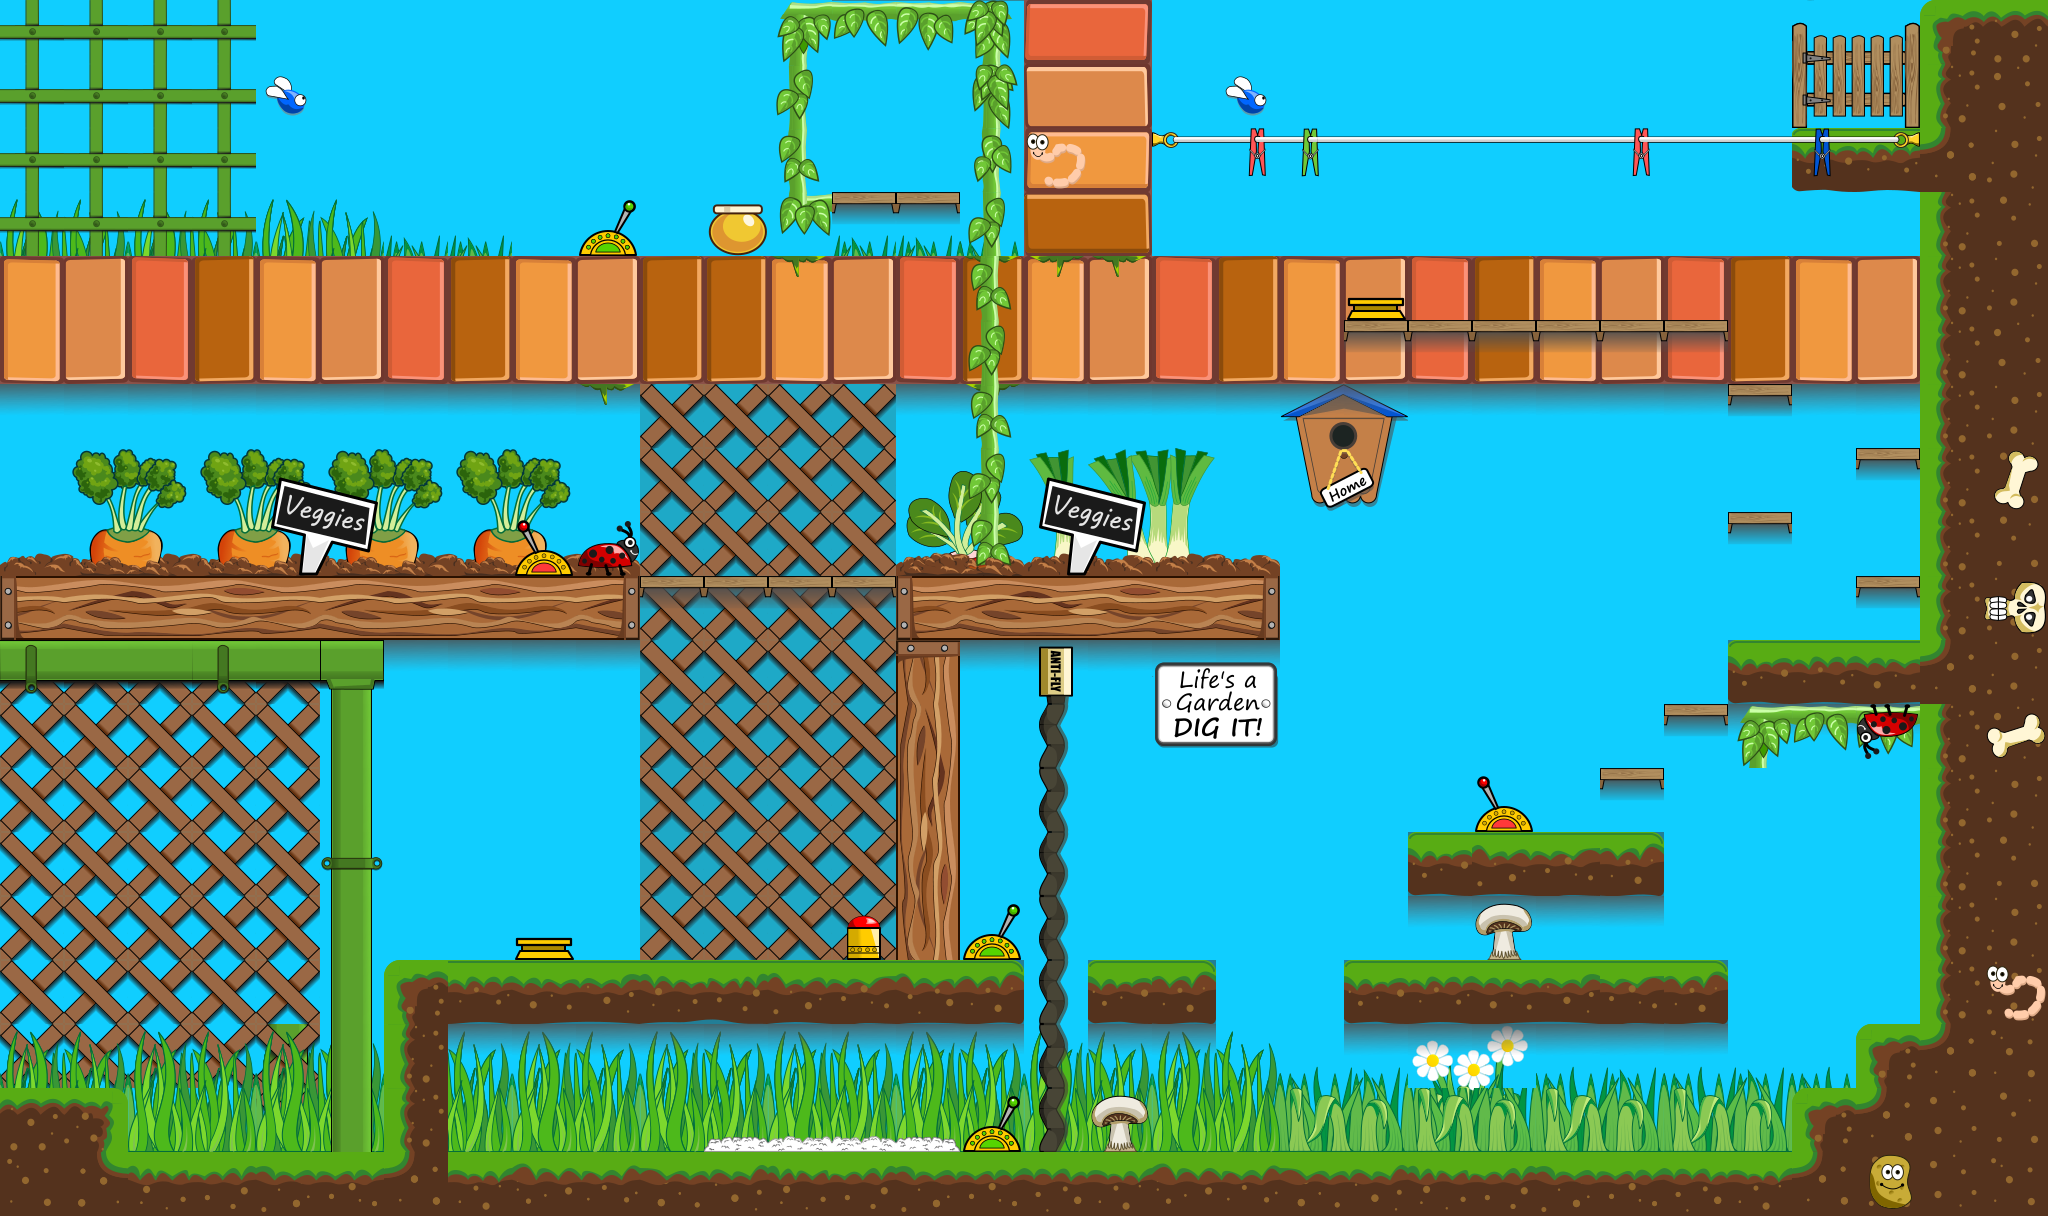

A 2D game scene composited from a Tiled map and its tileset images. What follows is a short description and the map's XML, with each tile layer's data collapsed to a summary:
An orthogonal 32x19 tile map with 64x64 px tiles, 6 tile layers (BackgroundTwo, Background, World, InteractionTiles, ...), 4 tilesets and 33 objects (4x Box, 3x TileSprite, 2x StartPosition, 2x PullSwitch, Image, ...).

<map version="1.2" tiledversion="1.2.3" orientation="orthogonal" renderorder="right-down" width="32" height="19" tilewidth="64" tileheight="64" infinite="0" backgroundcolor="#10ceff" nextlayerid="17" nextobjectid="124">
 <properties>
  <property name="Backgrounds" value="BrickTile.svg|gnome.svg|WallTile.svg|Clouds.svg|Tools.svg|Sun.svg" />
  <property name="debug" type="bool" value="false" />
 </properties>
 <tileset firstgid="1" name="components" tilewidth="64" tileheight="64" spacing="2" margin="1" tilecount="48" columns="6">
  <image source="components.png" width="396" height="528" />
 </tileset>
 <tileset firstgid="49" name="GS" tilewidth="64" tileheight="64" spacing="2" margin="1" tilecount="42" columns="6">
  <image source="gs.png" width="396" height="462" />
  <terraintypes>
   <terrain name="Ground" tile="18" />
   <terrain name="Vines" tile="18" />
  </terraintypes>
  <tile id="0" terrain=",,,0" />
  <tile id="1" terrain=",,0,0" />
  <tile id="2" terrain=",,0," />
  <tile id="3" terrain="0,0,0," />
  <tile id="4" terrain="0,0,,0" />
  <tile id="6" terrain=",0,,0" />
  <tile id="7" terrain="0,0,0,0" />
  <tile id="8" terrain="0,,0," />
  <tile id="9" terrain="0,,0,0" />
  <tile id="10" terrain=",0,0,0" />
  <tile id="12" terrain=",0,," />
  <tile id="13" terrain="0,0,," />
  <tile id="14" terrain="0,,," />
  <tile id="15" terrain="0,0,0,0" />
  <tile id="16" terrain="0,0,0,0" />
  <tile id="17" terrain="0,0,0,0" />
  <tile id="18" terrain=",,,1" />
  <tile id="19" terrain=",,1,1" />
  <tile id="20" terrain=",,1,1" />
  <tile id="21" terrain=",,1,1" />
  <tile id="22" terrain=",,1,1" />
  <tile id="23" terrain=",,1," />
  <tile id="24" terrain=",1,,1" />
  <tile id="25" terrain="1,1,1,1" />
  <tile id="26" terrain="1,1,1,1" />
  <tile id="29" terrain="1,,1," />
  <tile id="30" terrain=",1,,1" />
  <tile id="35" terrain="1,,1," />
  <tile id="36" terrain=",1,," />
  <tile id="37" terrain="1,1,," />
  <tile id="38" terrain="1,1,," />
  <tile id="39" terrain="1,1,," />
  <tile id="40" terrain="1,1,," />
  <tile id="41" terrain="1,,," />
 </tileset>
 <tileset firstgid="91" name="veggies" tilewidth="64" tileheight="64" spacing="2" margin="1" tilecount="256" columns="16">
  <image source="veggies.png" width="1056" height="1056" />
 </tileset>
 <tileset firstgid="347" name="GardenTilemap" tilewidth="64" tileheight="64" spacing="2" margin="1" tilecount="256" columns="16">
  <image source="GardenTilemap.png" width="1056" height="1056" />
 </tileset>
 <objectgroup id="1" name="Sky">
  <properties>
   <property name="depth" type="int" value="1" />
  </properties>
  <object id="45" name="WallTile.svg" type="TileSprite" x="2" y="1216">
   <point />
  </object>
  <object id="59" name="WallTile.svg" type="TileSprite" x="2" y="704">
   <point />
  </object>
  <object id="105" name="Clouds.svg" type="TileSprite" x="2" y="384">
   <point />
  </object>
  <object id="119" name="Tools.svg" type="Image" x="1408" y="832">
   <point />
  </object>
 </objectgroup>
 <layer id="11" name="BackgroundTwo" width="32" height="19">
  <properties>
   <property name="LayerType" value="static" />
   <property name="depth" type="int" value="2" />
  </properties>
  <data>[608 cells, 239 non-empty, 40 distinct tile ids]</data>
 </layer>
 <layer id="12" name="Background" width="32" height="19">
  <properties>
   <property name="LayerType" value="static" />
   <property name="depth" type="int" value="3" />
  </properties>
  <data>[608 cells, 162 non-empty, 26 distinct tile ids]</data>
 </layer>
 <layer id="13" name="World" width="32" height="19">
  <properties>
   <property name="LayerType" value="static" />
   <property name="depth" type="int" value="3" />
  </properties>
  <data>[608 cells, 170 non-empty, 74 distinct tile ids]</data>
 </layer>
 <objectgroup id="5" name="Player">
  <properties>
   <property name="LayerType" value="Objects" />
   <property name="depth" type="int" value="5" />
  </properties>
  <object id="1" name="Bob" type="StartPosition" x="576" y="1088">
   <point />
  </object>
  <object id="2" name="Flit" type="StartPosition" x="576" y="64">
   <point />
  </object>
 </objectgroup>
 <objectgroup id="6" name="Boxes">
  <properties>
   <property name="LayerType" value="Custom" />
   <property name="depth" type="int" value="6" />
  </properties>
  <object id="96" name="Box" gid="29" x="832" y="128" width="64" height="64">
   <properties>
    <property name="Counter" type="int" value="3" />
   </properties>
  </object>
  <object id="97" name="Box" gid="29" x="384" y="832" width="64" height="64" />
  <object id="108" name="Box" gid="30" x="1728" y="1152" width="64" height="64" />
  <object id="118" name="Box" gid="30" x="1024" y="384" width="64" height="64" />
 </objectgroup>
 <layer id="14" name="InteractionTiles" width="32" height="19">
  <properties>
   <property name="LayerType" value="dynamic" />
   <property name="depth" type="int" value="5" />
  </properties>
  <data>[608 cells, 48 non-empty, 19 distinct tile ids]</data>
 </layer>
 <objectgroup id="8" name="Interaction">
  <properties>
   <property name="LayerType" value="Interaction" />
  </properties>
  <object id="38" name="GroupSwitch" type="PullSwitch" x="960" y="896" width="64" height="64">
   <properties>
    <property name="Action" value="ShowHide" />
    <property name="GroupKey" value="Group1" />
   </properties>
  </object>
  <object id="39" name="TargetA" type="ConveyerLeft" x="704" y="1088" width="256" height="64">
   <properties>
    <property name="Affect" value="" />
    <property name="Effect" value="Injure" />
    <property name="GroupKey" value="Group1" />
   </properties>
  </object>
  <object id="42" name="FlyPaperSwitch" type="PullSwitch" x="960" y="1088" width="64" height="64">
   <properties>
    <property name="Affect" value="bob" />
    <property name="Target" value="PaperA" />
    <property name="Transition" value="fadeAndDisable" />
   </properties>
  </object>
  <object id="53" name="PaperA" type="FlyPaper" x="1024" y="704" width="64" height="448">
   <properties>
    <property name="Blocks" value="" />
    <property name="Effect" value="" />
    <property name="Target" value="" />
    <property name="Transition" value="fadeAndDisable" />
   </properties>
  </object>
  <object id="69" name="Whizz" x="1408" y="896" width="256" height="64">
   <properties>
    <property name="Effect" value="Slippy" />
   </properties>
  </object>
  <object id="73" name="AntiFly" x="1024" y="640" width="64" height="64">
   <properties>
    <property name="Blocks" value="" />
   </properties>
  </object>
  <object id="84" name="Bridge" x="640" y="576" width="256" height="64" visible="0">
   <properties>
    <property name="Blocks" value="Box" />
    <property name="ZoneHeight" type="int" value="8" />
    <property name="ZoneHeightAt" value="T" />
   </properties>
  </object>
  <object id="85" name="BridgeSwitch" x="512" y="512" width="64" height="64">
   <properties>
    <property name="Target" value="Bridge" />
    <property name="Transition" value="fadeAndDisable" />
   </properties>
  </object>
  <object id="87" name="PressureSwitchA" x="512" y="896" width="64" height="64">
   <properties>
    <property name="Action" value="ShowHide" />
    <property name="GroupKey" value="StoneDropA" />
   </properties>
  </object>
  </objectgroup>
 <layer id="15" name="Coins" width="32" height="19">
  <properties>
   <property name="LayerType" value="dynamic" />
   <property name="depth" type="int" value="5" />
  </properties>
  <data>[608 cells, 5 non-empty, 3 distinct tile ids]</data>
 </layer>
 <layer id="16" name="OverTop" width="32" height="19">
  <properties>
   <property name="LayerType" value="Static" />
   <property name="depth" type="int" value="110" />
  </properties>
  <data>[608 cells, 24 non-empty, 16 distinct tile ids]</data>
 </layer>
</map>
<!-- 14 of 33 objects omitted -->
